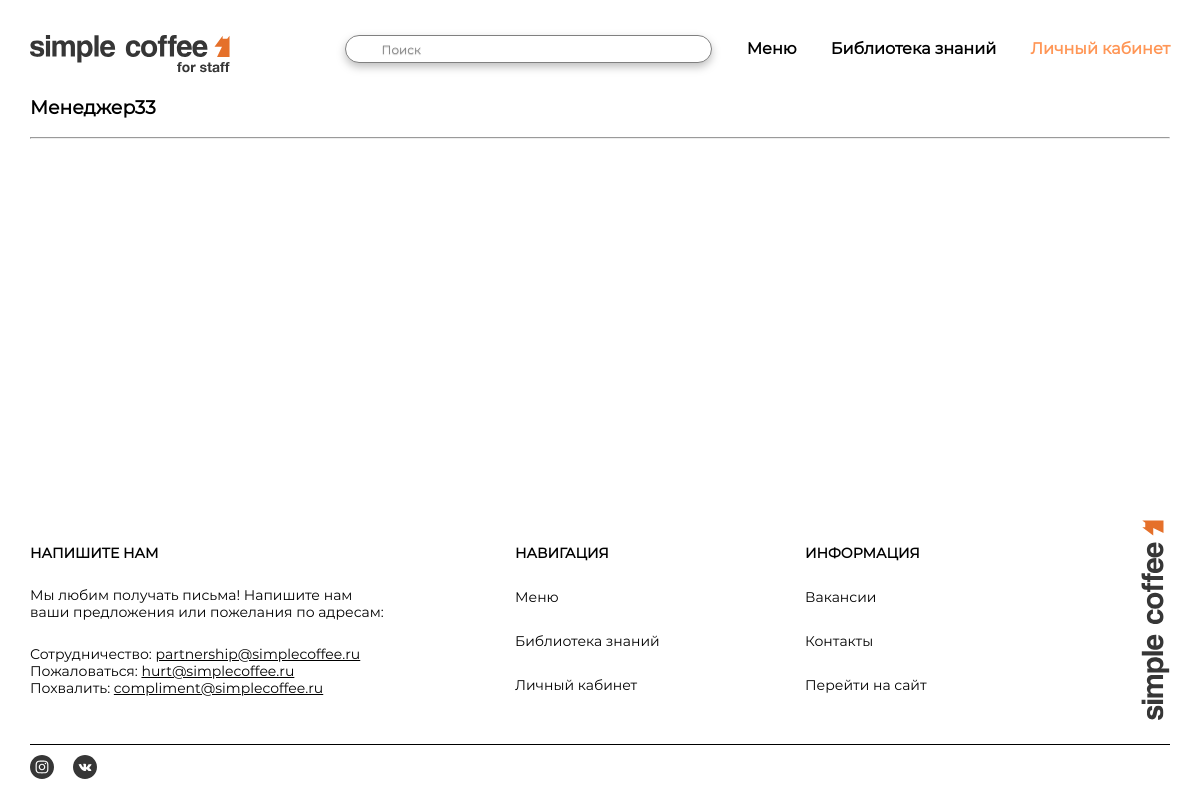
The page /courses/ (signed in) on the database as committed earlier.
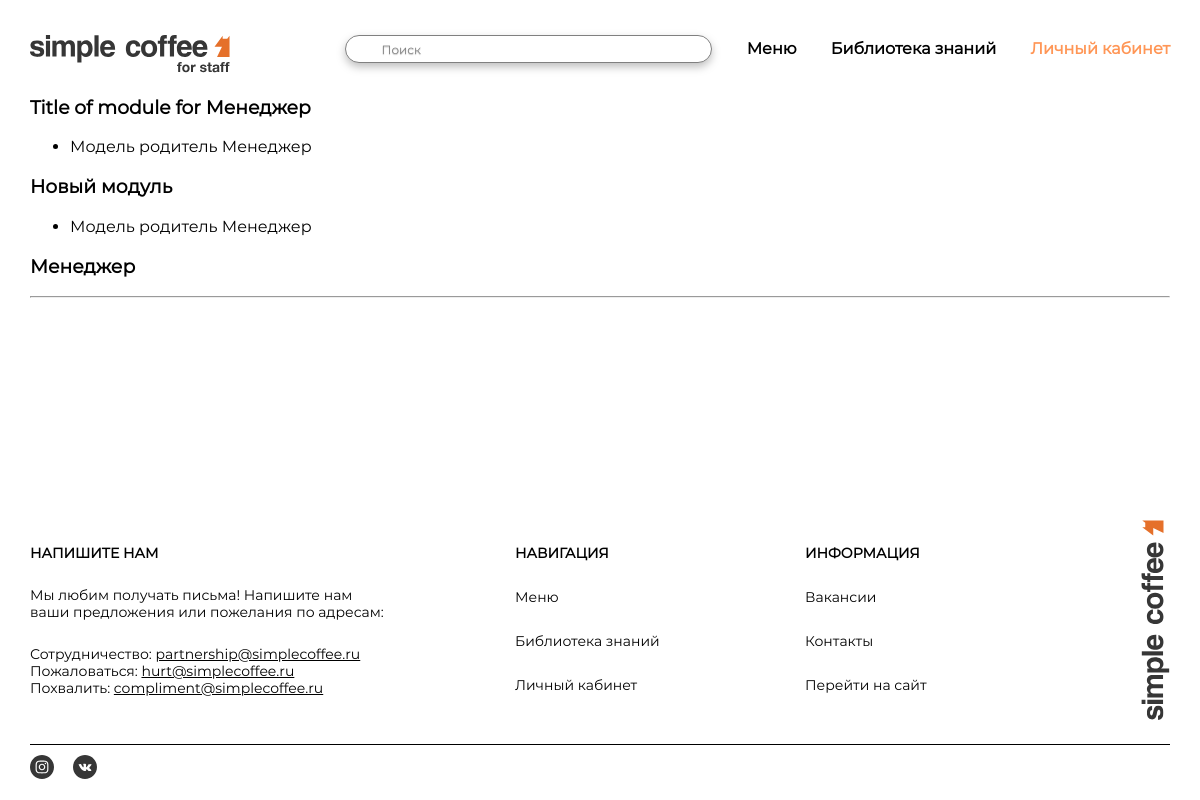
The same page on the database as committed later.
### main/models.py (models this page shows, shortened)
class Course(models.Model):
    course = models.PositiveIntegerField(primary_key=True)
    title = models.CharField(max_length=100, default='Title')
    role = models.ForeignKey('Role', on_delete=models.PROTECT, null=True)
    def __str__(self):
        return self.title
    class Meta:
        verbose_name = 'Курс'
        verbose_name_plural = 'Курсы'

class Module(models.Model):
    module = models.PositiveIntegerField(primary_key=True)
    parent = models.ForeignKey('Course', on_delete=models.PROTECT, null=True)
    module_name = models.CharField(max_length=100, default='Title of module')
    class Meta:
        verbose_name = 'Модуль'
        verbose_name_plural = 'Модули'

### main/views.py (the view)
# urls.py: path('courses/', views.courses, name='courses'),
def courses(request):
    chels = UserProfile.objects.filter(user=request.user)
    courses = []
    for chel in chels:
        courses += Course.objects.filter(role=chel.role)
    modules = []
    for i in courses:
        modules += Module.objects.filter(parent=i.course)
    return render(request, 'main/courses.html', {'modules': modules, 'courses': courses })

### main/templates/main/courses.html (shortened to what this page needs)
{% extends 'main/layout.html' %}
{% block content %}
{% for module in modules %}
    <h3>{{ module.module_name }}</h3>
    <ul>
        <li>Модель родитель {{ module.parent }}</li>
    </ul>
{% endfor %}
{% for module in courses %}
    <h3>{{ module.title }}</h3>
{% endfor %}
<hr>
{% endblock %}

Rows that differ between the two databases and show on the page:
now on this page (row edited): Module: module_name "Title of module for Менеджер", parent "Менеджер"
added Module: module_name "Новый модуль", parent "Менеджер"
changed Course: title "Менеджер33" → "Менеджер"
